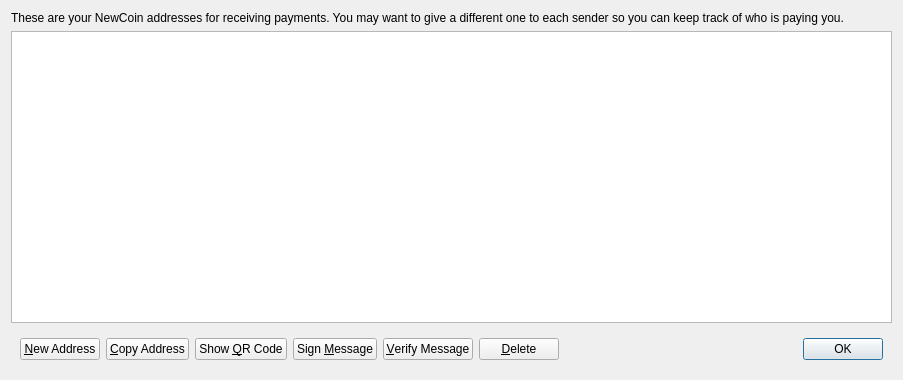
<?xml version="1.0" encoding="UTF-8"?>
<ui version="4.0">
 <class>AddressBookPage</class>
 <widget class="QWidget" name="AddressBookPage">
  <property name="geometry">
   <rect>
    <x>0</x>
    <y>0</y>
    <width>903</width>
    <height>380</height>
   </rect>
  </property>
  <property name="windowTitle">
   <string>Address Book</string>
  </property>
  <layout class="QVBoxLayout" name="verticalLayout">
   <item>
    <widget class="QLabel" name="labelExplanation">
     <property name="text">
      <string>These are your NewCoin addresses for receiving payments. You may want to give a different one to each sender so you can keep track of who is paying you.</string>
     </property>
     <property name="textFormat">
      <enum>Qt::PlainText</enum>
     </property>
     <property name="wordWrap">
      <bool>true</bool>
     </property>
    </widget>
   </item>
   <item>
    <widget class="QTableView" name="tableView">
     <property name="contextMenuPolicy">
      <enum>Qt::CustomContextMenu</enum>
     </property>
     <property name="toolTip">
      <string>Double-click to edit address or label</string>
     </property>
     <property name="tabKeyNavigation">
      <bool>false</bool>
     </property>
     <property name="alternatingRowColors">
      <bool>true</bool>
     </property>
     <property name="selectionMode">
      <enum>QAbstractItemView::SingleSelection</enum>
     </property>
     <property name="selectionBehavior">
      <enum>QAbstractItemView::SelectRows</enum>
     </property>
     <property name="sortingEnabled">
      <bool>true</bool>
     </property>
     <attribute name="verticalHeaderVisible">
      <bool>false</bool>
     </attribute>
    </widget>
   </item>
   <item>
    <widget class="QWidget" name="buttonBar" native="true">
     <layout class="QHBoxLayout" name="horizontalLayout">
      <item>
       <widget class="QPushButton" name="newAddressButton">
        <property name="toolTip">
         <string>Create a new address</string>
        </property>
        <property name="text">
         <string>&amp;New Address</string>
        </property>
       </widget>
      </item>
      <item>
       <widget class="QPushButton" name="copyToClipboard">
        <property name="toolTip">
         <string>Copy the currently selected address to the system clipboard</string>
        </property>
        <property name="text">
         <string>&amp;Copy Address</string>
        </property>
       </widget>
      </item>
      <item>
       <widget class="QPushButton" name="showQRCode">
        <property name="text">
         <string>Show &amp;QR Code</string>
        </property>
       </widget>
      </item>
      <item>
       <widget class="QPushButton" name="signMessage">
        <property name="toolTip">
         <string>Sign a message to prove you own a NewCoin address</string>
        </property>
        <property name="text">
         <string>Sign &amp;Message</string>
        </property>
       </widget>
      </item>
      <item>
       <widget class="QPushButton" name="verifyMessage">
        <property name="toolTip">
         <string>Verify a message to ensure it was signed with a specified NewCoin address</string>
        </property>
        <property name="text">
         <string>&amp;Verify Message</string>
        </property>
       </widget>
      </item>
      <item>
       <widget class="QPushButton" name="deleteButton">
        <property name="toolTip">
         <string>Delete the currently selected address from the list</string>
        </property>
        <property name="text">
         <string>&amp;Delete</string>
        </property>
       </widget>
      </item>
      <item>
       <spacer name="horizontalSpacer">
        <property name="orientation">
         <enum>Qt::Horizontal</enum>
        </property>
        <property name="sizeHint" stdset="0">
         <size>
          <width>40</width>
          <height>20</height>
         </size>
        </property>
       </spacer>
      </item>
      <item>
       <widget class="QDialogButtonBox" name="buttonBox">
        <property name="sizePolicy">
         <sizepolicy hsizetype="Maximum" vsizetype="Fixed">
          <horstretch>0</horstretch>
          <verstretch>0</verstretch>
         </sizepolicy>
        </property>
        <property name="standardButtons">
         <set>QDialogButtonBox::Ok</set>
        </property>
       </widget>
      </item>
     </layout>
    </widget>
   </item>
  </layout>
 </widget>
 <resources/>
 <connections/>
</ui>
